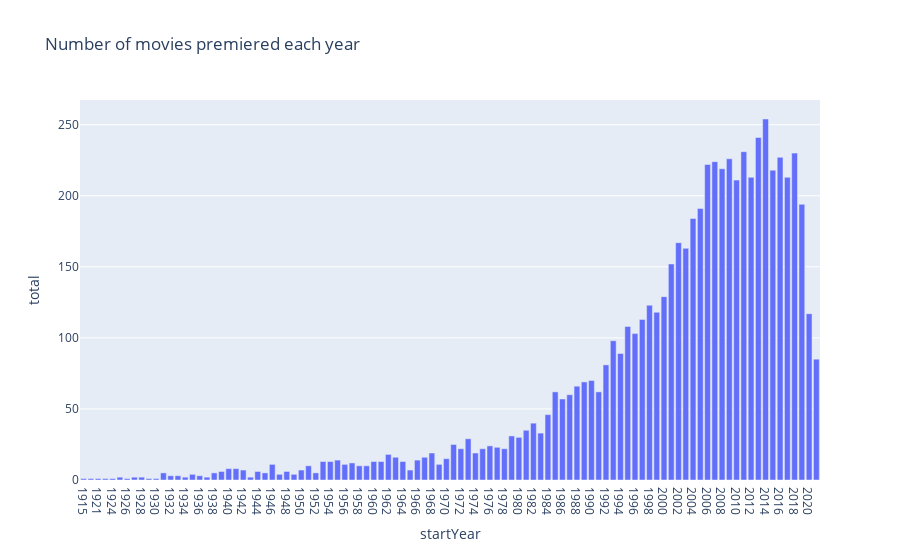

Notebook code for this chart:
### Markdown cell above
<br/><br/>

Let's visualize this information and create bar plots for the number of movies created each year.

### Code cell
# Run this call to generate the bar plot.
px.bar(res_q1b, x="startYear", y="total", title="Number of movies premiered each year")

### Figure 1 — Plotly figure (JSON) as saved in the notebook; plotly's stock layout.template omitted (floating-point values rounded to 4 significant figures)
{"data": [{"alignmentgroup": "True", "hovertemplate": "startYear=%{x}<br>total=%{y}<extra></extra>", "legendgroup": "", "marker": {"color": "#636efa", "pattern": {"shape": ""}}, "name": "", "offsetgroup": "", "orientation": "v", "showlegend": false, "textposition": "auto", "type": "bar", "x": ["1915", "1920", "1921", "1922", "1924", "1925", "1926", "1927", "1928", "1929", "1930", "1931", "1932", "1933", "1934", "1935", "1936", "1937", "1938", "1939", "1940", "1941", "1942", "1943", "1944", "1945", "1946", "1947", "1948", "1949", "1950", "1951", "1952", "1953", "1954", "1955", "1956", "1957", "1958", "1959", "1960", "1961", "1962", "1963", "1964", "1965", "1966", "1967", "1968", "1969", "1970", "1971", "1972", "1973", "1974", "1975", "1976", "1977", "1978", "1979", "1980", "1981", "1982", "1983", "1984", "1985", "1986", "1987", "1988", "1989", "1990", "1991", "1992", "1993", "1994", "1995", "1996", "1997", "1998", "1999", "2000", "2001", "2002", "2003", "2004", "2005", "2006", "2007", "2008", "2009", "2010", "2011", "2012", "2013", "2014", "2015", "2016", "2017", "2018", "2019", "2020", "2021"], "xaxis": "x", "y": [1, 1, 1, 1, 1, 2, 1, 2, 2, 1, 1, 5, 3, 3, 2, 4, 3, 2, 5, 6, 8, 8, 7, 2, 6, 5, 11, 4, 6, 4, 7, 10, 5, 13, 13, 14, 11, 12, 10, 10, 13, 13, 18, 16, 13, 7, 14, 16, 19, 11, 15, 25, 22, 29, 19, 22, 24, 23, 22, 31, 30, 35, 40, 33, 46, 62, 57, 60, 66, 69, 70, 62, 81, 98, 89, 108, 103, 113, 123, 118, 129, 152, 167, 163, 184, 191, 222, 224, 219, 226, 211, 231, 213, 241, 254, 218, 227, 213, 230, 194, 117, 85], "yaxis": "y"}], "layout": {"autosize": true, "barmode": "relative", "legend": {"tracegroupgap": 0}, "title": {"text": "Number of movies premiered each year"}, "xaxis": {"anchor": "y", "autorange": true, "domain": [0, 1], "range": [-0.5, 101.5], "title": {"text": "startYear"}, "type": "category"}, "yaxis": {"anchor": "x", "autorange": true, "domain": [0, 1], "range": [0, 267.4], "title": {"text": "total"}, "type": "linear"}}}
